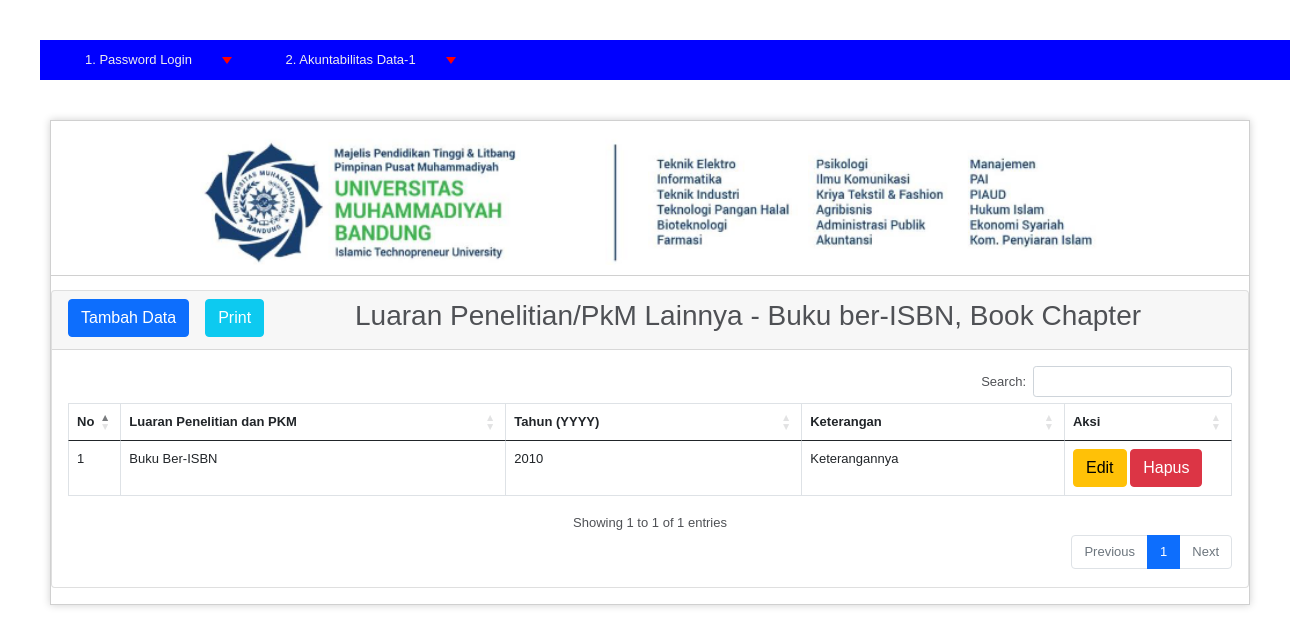
/index.php/C03_tb_3b74/index, run on the app's committed database.
### application/controllers/C03_tb_3b74.php (called while the page is built, shortened)
<?php
class C03_tb_3b74 extends CI_Controller
{
    public function __construct()
    {
        $this->load->model("M03_tb_3b74");
        $this->load->library('form_validation');
    }
    public function index()
    {
        $data["tb_3b74"] = $this->M03_tb_3b74->getAll();
        $this->load->view("V03_tb-3b1_3b74/V03_tb_3b74_list", $data);
    }
}

### index.php (called while the page is built, shortened)
<?php
require_once BASEPATH.'core/CodeIgniter.php';

### application/models/M03_tb_3b74.php (called while the page is built, shortened)
<?php defined('BASEPATH') OR exit('No direct script access allowed');
class M03_tb_3b74 extends CI_Model
{
    private $_table = "tb-3b74";
    public function getAll()
    {
        return $this->db->get($this->_table)->result();
    }
}

### application/views/V03_tb-3b1_3b74/V03_tb_3b74_list.php (the view, shortened to what this page needs)
<!doctype html>
<html lang="en">
  <head>
    <link href="https://cdn.jsdelivr.net/npm/bootstrap@5.1.3/dist/css/bootstrap.min.css" rel="stylesheet">
    <link href="https://cdnjs.cloudflare.com/ajax/libs/twitter-bootstrap/5.0.1/css/bootstrap.min.css" rel="stylesheet">
    <link href="https://cdn.datatables.net/1.11.4/css/dataTables.bootstrap5.min.css" rel="stylesheet">
    <link href="https://cdn.datatables.net/buttons/2.2.2/css/buttons.dataTables.min.css" rel="stylesheet">
  </head>
  <body>
    <div class="card mb-3">
        <div class="card-header">
            <a href="<?php echo site_url('/C03_tb_3b74/add') ?>" class="btn btn-primary float-start">Tambah Data</a>
            <a href="<?php echo site_url('/C03_tb_3b74/print') ?>" target="_blank" href="#" class=" ms-3 btn btn-info text-white float-start">Print</a>
            <h3>Luaran Penelitian/PkM Lainnya - Buku ber-ISBN, Book Chapter</h3>
        </div>
        <div class="card-body">
            <div class="table-responsive">
                <table class="table table-hover table-bordered" id="dataTable" width="100%" cellspacing="0">
                    <thead>
                        <tr>
                            <th>No</th>
                            <th width="350">Luaran Penelitian dan PKM</th>
                            <th>Tahun (YYYY)</th>
                            <th>Keterangan</th>
                            <th>Aksi</th>
                        </tr>
                    </thead>
                    <tbody>
                        <?php
                            $no = 0;
                            foreach ($tb_3b74 as $data):
                                $no++;
                        ?>
                        <tr>
                            <td width="10">
                                <?php echo $no ?>
                            </td>
                            <td width="150">
                                <?php
                                 if($data->luaran_penelitian_pkm==1){
                                     echo "Buku Ber-ISBN";
                                 }
                                ?>
                            </td>
                            <td>
                                <?php echo $data->tahun ?>
                            </td>
                            <td>
                                <?php echo $data->keterangan?>
                            </td>
                            <td width="150">
                                <a href="<?php echo site_url('/C03_tb_3b74/edit/'.$data->id) ?>"
                                    class="btn btn-small btn-warning"><i class="fas fa-edit"></i> Edit</a>
                                <button  onclick="deleteConfirm('<?php echo site_url('/C03_tb_3b74/delete/'.$data->id) ?>')"
                                    class="btn btn-small btn-danger"><i class="fas fa-trash"></i> Hapus</button>
                            </td>
                        </tr>
                        <?php endforeach; ?>
                    </tbody>
                </table>
            </div>
        </div>
    </div>
  </body>
</html>

### css/background_01.css (style rules this page uses)
body { background-color: #fff; margin: 40px; font: 13px/20px normal Helvetica, Arial, sans-serif; color: #4F5155; }

### data on the page
tb-3b74: luaran_penelitian_pkm "Buku Ber-ISBN", tahun "2010", keterangan "Keterangannya"
